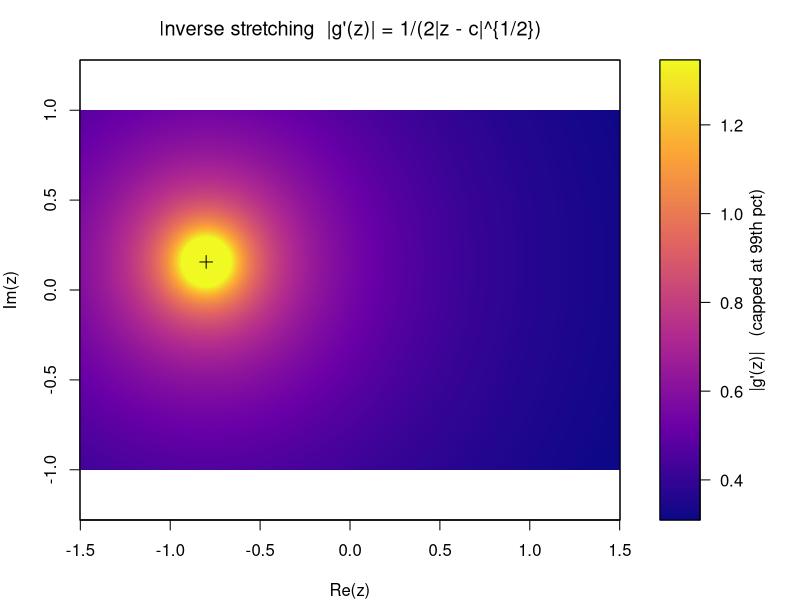

This chart was generated by the following R code:
## Inverse-branch stretching heatmap with legend + optional Julia overlay
## Stretch: |g'(z)| = 1 / (2 * |z - c|^{1/2})

# --- Parameters ---------------------------------------------------------------
c_re <- -0.8
c_im <-  0.156
nx   <- 800                   # grid along Re(z)
ny   <- 600                   # grid along Im(z)
xr   <- c(-1.5, 1.5)
yr   <- c(-1.0, 1.0)

pal <- colorRampPalette(c("#0d0887", "#6a00a8", "#b12a90",
                          "#e16462", "#fca636", "#f0f921"))

# --- Grid & stretching --------------------------------------------------------
x <- seq(xr[1], xr[2], length.out = nx)
y <- seq(yr[1], yr[2], length.out = ny)

# r2[i,j] = (x[i]-c_re)^2 + (y[j]-c_im)^2
r2 <- outer(x, y, function(xx, yy) (xx - c_re)^2 + (yy - c_im)^2)
r  <- sqrt(r2)

stretch <- 1 / (2 * sqrt(pmax(r, .Machine$double.eps)))  # |g'(z)|

# cap for readable colours
cap <- as.numeric(quantile(stretch, 0.99, na.rm = TRUE))
stretch_cap <- pmin(stretch, cap)

# --- Layout: main + legend ----------------------------------------------------
op <- par(no.readonly = TRUE)
layout(matrix(c(1, 2), ncol = 2), widths = c(4, 1))

## Main heatmap
par(mar = c(4, 4, 3, 1))
image(x, y, stretch_cap,
      col = pal(256), useRaster = TRUE, asp = 1,
      xlab = "Re(z)", ylab = "Im(z)",
      main = expression(paste("Inverse stretching  |g'(z)| = 1/(2|z - c|^{1/2})")),
      xaxs = "i", yaxs = "i")
box()
points(c_re, c_im, pch = 3, cex = 1.2)  # mark c

# Optional Julia set overlay (if available)
if (exists("z_julia")) {
  points(z_julia[1, , 30], z_julia[2, , 30], pch = ".", col = "black")
}

## Colour legend (proper rectangular bar)
par(mar = c(4, 1, 3, 5))
zvals <- seq(min(stretch_cap), max(stretch_cap), length.out = 256)

# x has length 2, y has length 256 → z must be 2 × 256
z_mat <- matrix(rep(zvals, each = 2), nrow = 2)

image(x = 1:2, y = zvals, z = z_mat,
      col = pal(256), useRaster = TRUE,
      xaxt = "n", yaxt = "n", xlab = "", ylab = "")
box()
axis(4, at = pretty(range(zvals)), las = 1)
mtext(expression("|g'(z)|   (capped at 99th pct)"), side = 4, line = 2.5)

# restore
par(op); layout(1)
